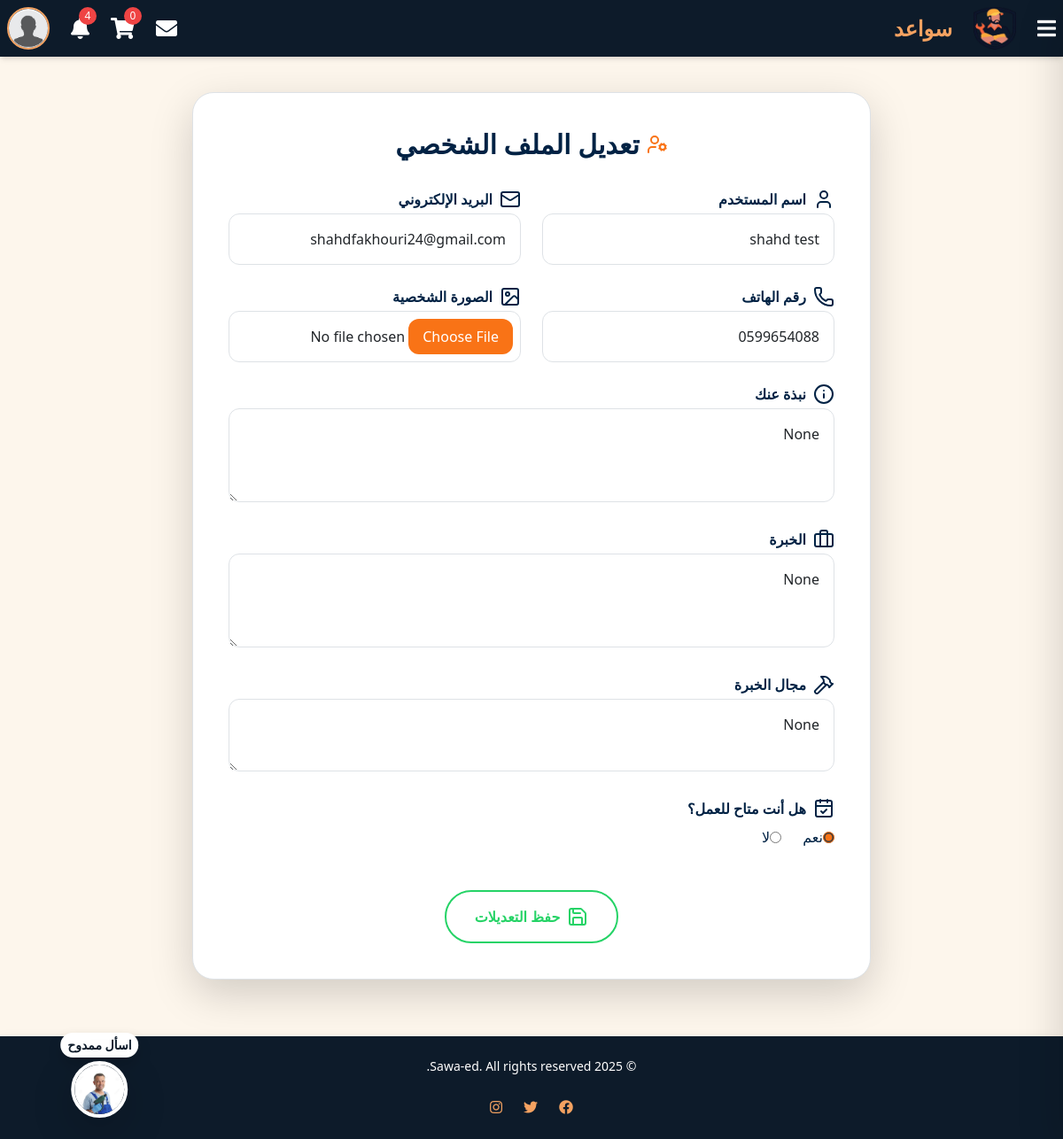
The app's page /profile/edit (signed in) with its own data.
### Sawaed_app/models.py (models this page shows, shortened)
class CustomUser(AbstractUser):
    class UserType(models.TextChoices):
        CLIENT = 'client', _('عميل')
        HANDYMAN = 'handyman', _('عامل يدوي') #the name in arabic will be edited later
    user_type = models.CharField(
        max_length=50,
        choices=UserType.choices,
        default=UserType.CLIENT
    )
    phone_regex = RegexValidator(
        regex=r'^\+?1?\d{9,15}$', #a validation on the phone number because its customed
        message="Phone number must be in the format: '+999999999'. Up to 15 digits allowed."
    )
    image = models.ImageField(upload_to='profile_pics/',default='default_profile.jpeg' ,null=True, blank=True)
    phone_number = models.CharField(validators=[phone_regex], max_length=15, unique=True, null=True, blank=True)
    email = models.EmailField(unique=True)
    bio = models.CharField(max_length=500, blank=True, null=True)
    experience = models.TextField(blank=True, null=True)
    field_of_expertise=models.TextField(blank=True, null=True)
    REQUIRED_FIELDS = ['email']
    USERNAME_FIELD = 'username'  # we could change it to email later in the project

class HandymanProfile(models.Model):
    user = models.OneToOneField(
        settings.AUTH_USER_MODEL,
        on_delete=models.CASCADE,
        related_name='handyman_profile'
    )
    location = models.CharField(max_length=255)
    availability = models.BooleanField(null=True)
    rating = models.FloatField(default=0.0)
    created_at = models.DateTimeField(auto_now_add=True)
    updated_at = models.DateTimeField(auto_now=True)

### Sawaed_app/views.py (the view, shortened to what this page needs)
# urls.py: path('profile/edit', views.edit_profile, name='edit-profile'),
def edit_profile(request):
    context={
    }
    context.update(base_view_data(request))
    return render(request, 'profile.html',context)

### Sawaed_app/context_processors.py (called while the page is built)
def notifications_processor(request):
    if request.user.is_authenticated:
        all_notifications = Notifications.objects.filter(recipient=request.user).order_by('-created_at')
        notifications = all_notifications[:10]
        unread_notifications_count =all_notifications.filter(is_read=False).count()
        return {
            'notifications': notifications,
            'unread_notifications_count': unread_notifications_count,
        }
    return {}

### Sawaed_app/views.py (called while the page is built)
def base_view_data(request):
    services=ServiceListing.objects.all()
    cart_count = 0
    if request.user.is_authenticated:
        cart_count = ServiceOrder.objects.filter(client=request.user, status='pending').count()
    data = {
        'services':services,
        'service_types': ServiceListing.SERVICE_TYPES,
        'cart_count': cart_count,
    }
    if request.user.is_authenticated:
        data['unread_messages_count'] = Message.objects.filter(receiver=request.user, is_read=False).count()
    else:
        data['unread_messages_count'] = 0
    return data

### Sawaed_app/templates/profile.html (shortened to what this page needs)
{% extends "index.html" %}
{% load static %}
{% block content %}
<div class="max-w-5xl mx-auto mt-2 bg-white p-10 rounded-3xl shadow-lg border border-gray-200">
    <h2 class="text-3xl font-bold text-[#002244] mb-8 text-center flex items-center justify-center gap-2">
        <i data-lucide="user-cog" class="text-orange-500"></i>
        تعديل الملف الشخصي
    </h2>
    <form method="POST" action="{% url 'userhome' %}" enctype="multipart/form-data" class="grid grid-cols-1 md:grid-cols-2 gap-6 ">
        <div>
            <label for="username" class="block text-[#002244] font-semibold mb-1 flex items-center gap-2">
                <i data-lucide="user"></i> اسم المستخدم
            </label>
            <input type="text" id="username" name="username" value="{{ user.username }}"
                class="w-full border border-gray-300 rounded-xl p-3 focus:outline-none focus:ring-2 focus:ring-orange-500">
        </div>
        <div>
            <label for="email" class="block text-[#002244] font-semibold mb-1 flex items-center gap-2">
                <i data-lucide="mail"></i> البريد الإلكتروني
            </label>
            <input type="email" id="email" name="email" value="{{ user.email }}"
                class="w-full border border-gray-300 rounded-xl p-3 focus:outline-none focus:ring-2 focus:ring-orange-500">
        </div>
        <div>
            <label for="phone_number" class="block text-[#002244] font-semibold mb-1 flex items-center gap-2">
                <i data-lucide="phone"></i> رقم الهاتف
            </label>
            <input type="text" id="phone_number" name="phone_number" value="{{ user.phone_number }}"
                class="w-full border border-gray-300 rounded-xl p-3 focus:outline-none focus:ring-2 focus:ring-orange-500">
        </div>
        <div>
            <label for="image" class="block text-[#002244] font-semibold mb-1 flex items-center gap-2">
                <i data-lucide="image"></i> الصورة الشخصية
            </label>
            <input type="file" id="image" name="image"
                class="w-full border border-gray-300 rounded-xl p-2 file:bg-orange-500 file:text-white file:px-4 file:py-2 file:rounded-xl file:border-0">
        </div>
        {% if user.user_type == 'handyman' %}
                <div class="md:col-span-2">
                    <label for="bio" class="block text-[#002244] font-semibold mb-1 flex items-center gap-2">
                        <i data-lucide="info"></i> نبذة عنك
                    </label>
                    <textarea id="bio" name="bio" rows="3"
                        class="w-full border border-gray-300 rounded-xl p-3 focus:outline-none focus:ring-2 focus:ring-orange-500">{{ user.bio }}</textarea>
                </div>
                <div class="md:col-span-2">
                    <label for="experience" class="block text-[#002244] font-semibold mb-1 flex items-center gap-2">
                        <i data-lucide="briefcase"></i> الخبرة
                    </label>
                    <textarea id="experience" name="experience" rows="3"
                        class="w-full border border-gray-300 rounded-xl p-3 focus:outline-none focus:ring-2 focus:ring-orange-500">{{ user.experience }}</textarea>
                </div>
                <div class="md:col-span-2">
                    <label for="field_of_expertise" class="block text-[#002244] font-semibold mb-1 flex items-center gap-2">
                        <i data-lucide="hammer"></i> مجال الخبرة
                    </label>
                    <textarea id="field_of_expertise" name="field_of_expertise" rows="2"
                        class="w-full border border-gray-300 rounded-xl p-3 focus:outline-none focus:ring-2 focus:ring-orange-500">{{ user.field_of_expertise }}</textarea>
                </div>
            <div class="md:col-span-2">
                <label class="block text-[#002244] font-semibold mb-2 flex items-center gap-2">
                    <i data-lucide="calendar-check"></i> هل أنت متاح للعمل؟
                </label>
                <div class="flex items-center gap-4">
                    <label class="flex items-center text-[#002244]">
                        <input type="radio" name="availability" value="True" {% if user.handyman_profile.availability %}checked{% endif %} class="accent-orange-500">
                        <span>نعم</span>
                    </label>
                    <label class="flex items-center text-[#002244]">
                        <input type="radio" name="availability" value="False" {% if not user.handyman_profile.availability %}checked{% endif %} class="accent-orange-500">
                        <span>لا</span>
                    </label>
                </div>
            </div>
        {% endif %}
        <div class="md:col-span-2 text-center mt-6">
            <button type="submit"
            class="bg-transparent border-2 border-[#25D366] text-[#25D366] hover:bg-[#25D366] hover:text-green-500 font-semibold py-3 px-8 rounded-full transition flex items-center justify-center gap-2 mx-auto">
            <i data-lucide="save"></i>
            حفظ التعديلات
        </button>
        </div>
    </form>
</div>
        {% endblock %}

### Sawaed_app/templates/index.html (shortened to what this page needs)
  {% load static %}
  <!DOCTYPE html>
  <html lang="ar" dir="rtl">
  <head>
    <link href="https://cdnjs.cloudflare.com/ajax/libs/font-awesome/5.15.4/css/all.min.css" rel="stylesheet">
      <script src="https://cdn.tailwindcss.com"></script>
      <link rel="stylesheet" href="https://cdnjs.cloudflare.com/ajax/libs/bootstrap/5.1.3/css/bootstrap.min.css" />
      <link rel="stylesheet" href="{% static 'css/style.css' %}">
      <link href="https://cdnjs.cloudflare.com/ajax/libs/font-awesome/5.15.4/css/all.min.css" rel="stylesheet">
  </head>
  <body class="bg-[#fdf6ec]">
      <nav class="bg-[#0d1b2a] shadow-md p-2 flex justify-between items-center text-white">
        <div class="flex items-center gap-6">
            <button onclick="toggleSidebar()" class="text-white text-2xl">
                <i class="fas fa-bars"></i>
            </button>
            <a href="{% url 'userhome' %}">
                <img class="w-12 h-12" src="{% static 'images/logo.png' %}" alt="Logo">
            </a>
            <a id="logo-anchor" href="{% url 'userhome' %}" class="text-2xl font-bold text-[#f4a261]">
                سواعد
            </a>
        </div>
        <div class="flex items-center gap-6">
            {% if user.is_authenticated %}
            <div class="relative">
              <a href="{% url 'inbox' %}" class="text-white hover:text-[#f4a261] transition">
                  <i class="fas fa-envelope text-2xl"></i>
              </a>
          </div>
            <div class="relative">
                <a href="{% url 'cart' %}" class="text-white hover:text-[#f4a261] transition">
                    <i class="fas fa-shopping-cart text-2xl"></i>
                    <span class="absolute -top-2 -right-2 bg-red-500 text-white text-xs rounded-full w-5 h-5 flex items-center justify-center">{{ cart_count }}</span>
                </a>
            </div>
            <div class="relative">
              <button id="notificationsButton" class="text-white hover:text-[#f4a261] transition relative">
                  <i class="fas fa-bell text-2xl"></i>
                  {% if unread_notifications_count > 0 %}
                  <span class="absolute -top-2 -right-2 bg-red-500 text-white text-xs rounded-full w-5 h-5 flex items-center justify-center">
                      {{ unread_notifications_count }}
                  </span>
                  {% endif %}
              </button>
            </div>
            <div class="relative">
                <img src="{{ user.image.url }}" alt="Profile" class="w-12 h-12 rounded-full border-2 border-[#f4a261] cursor-pointer"
                    onerror="this.onerror=null;this.src='{% static 'images/profile.png' %}'" id="userProfileImage">
            </div>
            {% endif %}
        </div>
    </nav>
<a href="{% url 'chat-ui' %}"
class="fixed bottom-6 left-6 transform translate-x-1/2 z-50 flex flex-col items-center space-y-1 text-sm font-semibold text-[#0d1b2a] hover:scale-105 transition-transform"
target="_blank" rel="noopener">
<span class="bg-white px-2 py-1 rounded-full shadow text-center">اسأل ممدوح</span>
<div class="w-16 h-16 rounded-full shadow-lg border-4 border-white overflow-hidden">
 <img src="{% static 'images/mamdouh.jpg' %}"
      alt="Chatbot Icon"
      class="w-full h-full object-cover">
</div>
</a>
      <main class="flex flex-col items-center justify-center p-8">
          {% block content %}{% endblock %}
      </main>
  <footer class="bg-[#0d1b2a] shadow p-4 text-white mt-8">
      <div class="flex flex-col items-center justify-center text-center">
          <div class="text-sm mb-4">
              <p>&copy; 2025 Sawa-ed. All rights reserved.</p>
          </div>
          <div class="flex items-center gap-4">
              <a href="https://www.facebook.com" target="_blank" class="text-[#f4a261] hover:text-[#e76f51]">
                  <i class="fab fa-facebook"></i>
              </a>
              <a href="https://www.twitter.com" target="_blank" class="text-[#f4a261] hover:text-[#e76f51]">
                  <i class="fab fa-twitter"></i>
              </a>
              <a href="https://www.instagram.com" target="_blank" class="text-[#f4a261] hover:text-[#e76f51]">
                  <i class="fab fa-instagram"></i>
              </a>
          </div>
      </div>
  </footer>
  </body>
  </html>

### Sawaed_app/static/css/style.css (style rules this page uses)
a { text-decoration: none; color: #0d1b2a; text-decoration: none; transition: 0.4s ease; }
#logo-anchor { color: #f4a261; }

### records on screen
CustomUser: image (placeholder picture), username "shahd test", email "shahdfakhouri24@gmail.com", phone_number "0599654088", bio "None", experience "None", field_of_expertise "None", availability "☑ نعم", availability "☐ لا"

### other values on screen
{{ cart_count }} "0"
{{ unread_notifications_count }} "4"
